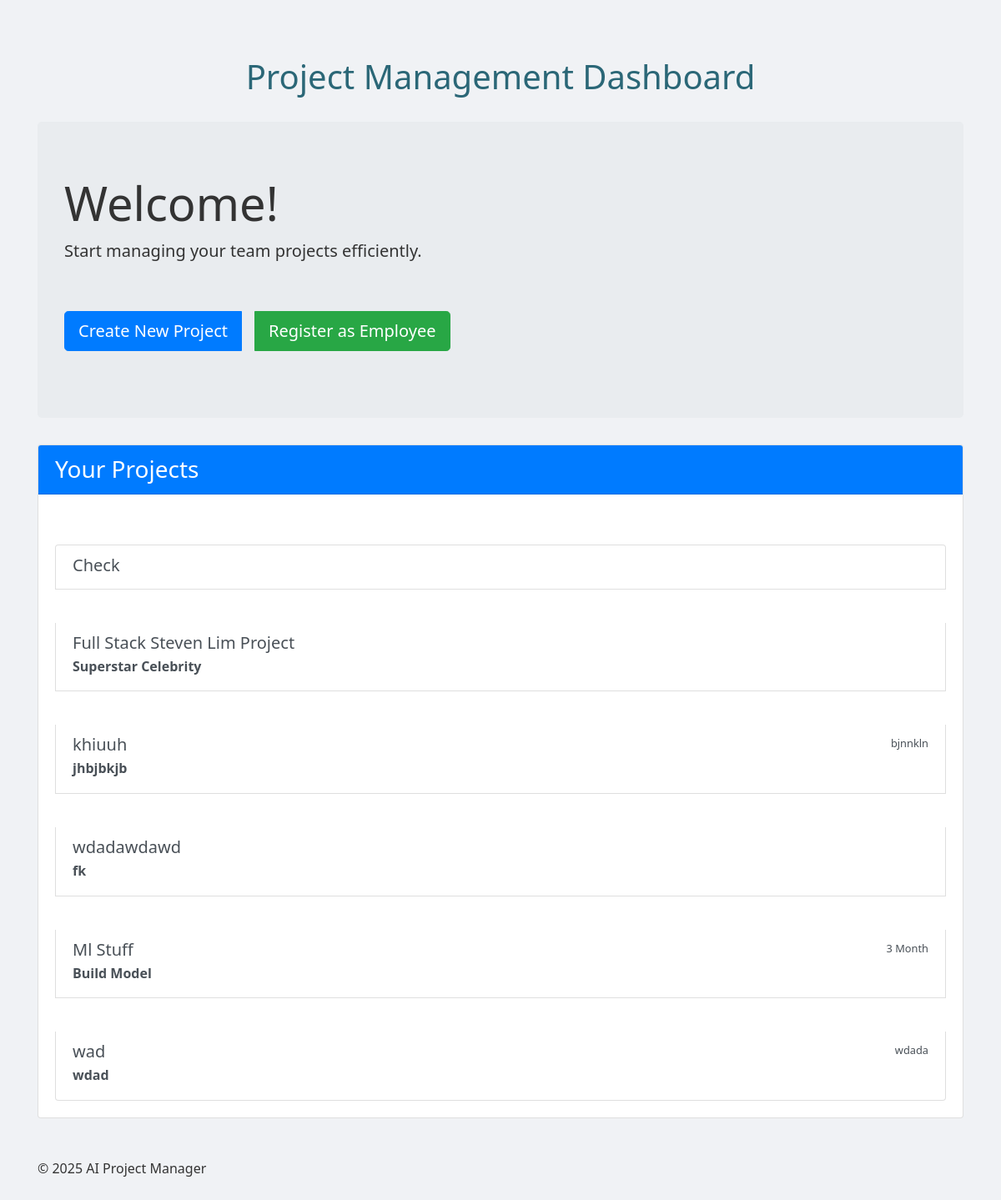
The page / on the database its author committed.
### tables this page shows
CREATE TABLE projects (
            id INTEGER PRIMARY KEY AUTOINCREMENT,
            project_name TEXT UNIQUE,
            project_data TEXT
        );

### app.py (the view)
@app.route('/')
def home():
    projects = get_all_projects()
    return render_template('home.html', projects=projects)

### database.py (called while the page is built)
def get_all_projects():
    conn = sqlite3.connect(DB_PATH)
    c = conn.cursor()
    c.execute('SELECT project_name, project_data FROM projects')
    rows = c.fetchall()
    conn.close()
    projects = []
    for row in rows:
        project_id = row[0]
        project_data = json.loads(row[1])
        projects.append({
            "id": project_id,
            "name": project_data.get("ProjectName") or "Unnamed Project",
            "description": project_data.get("ProjectDescription") or "",
            "duration": project_data.get("ProjectDuration") or ""
        })
    return projects

### templates/home.html (shortened to what this page needs)
<!DOCTYPE html>
<html lang="en">
<head>
    <link href="https://stackpath.bootstrapcdn.com/bootstrap/4.5.2/css/bootstrap.min.css" rel="stylesheet">
    <link rel="stylesheet" href="{{ url_for('static', filename='style.css') }}">
</head>
<body>
    <div class="container mt-5">
        <header class="mb-4">
            <h1>Project Management Dashboard</h1>
        </header>
        <div class="jumbotron">
            <h2 class="display-4">Welcome!</h2>
            <p class="lead">Start managing your team projects efficiently.</p>
            <div class="btn-group mb-3">
                <a href="{{ url_for('project', new='true') }}" class="btn btn-primary btn-lg mr-3">Create New Project</a>
                <a href="{{ url_for('employee_registration') }}" class="btn btn-success btn-lg">Register as Employee</a>
            </div>
        </div>
        <div class="card mb-4">
            <div class="card-header bg-primary text-white">
                <h3 class="mb-0">Your Projects</h3>
            </div>
            <div class="card-body">
                {% if projects %}
                <div class="list-group">
                    {% for project in projects %}
                    <a href="{{ url_for('project', id=project.id) }}" class="list-group-item list-group-item-action">
                        <div class="d-flex w-100 justify-content-between">
                            <h5 class="mb-1">{{ project.name }}</h5>
                            {% if project.duration %}
                            <small>{{ project.duration }}</small>
                            {% endif %}
                        </div>
                        {% if project.description %}
                        <p class="mb-1">{{ project.description }}</p>
                        {% endif %}
                    </a>
                    {% endfor %}
                </div>
                {% else %}
                <p class="text-muted">No projects yet. Create your first project to get started!</p>
                {% endif %}
            </div>
        </div>
        <footer class="mt-5">
            <p>&copy; 2025 AI Project Manager</p>
        </footer>
    </div>
</body>
</html>

### static/style.css (style rules this page uses)
body { font-family: 'Segoe UI', Tahoma, Geneva, Verdana, sans-serif; background: #f0f2f5; color: #333; padding: 20px; line-height: 1.6; }
h1 { text-align: center; color: #2b6777; margin-bottom: 30px; }
a { display: inline-block; margin-top: 40px; text-decoration: none; font-weight: bold; color: #52ab98; transition: color 0.3s ease; }

### rows shown on the page
projects: name "Check"
projects: name "Full Stack Steven Lim Project", description "Superstar Celebrity"
projects: name "khiuuh", duration "bjnnkln", description "jhbjbkjb"
projects: name "wdadawdawd", description "fk"
projects: name "Ml Stuff", duration "3 Month", description "Build Model"
projects: name "wad", duration "wdada", description "wdad"
